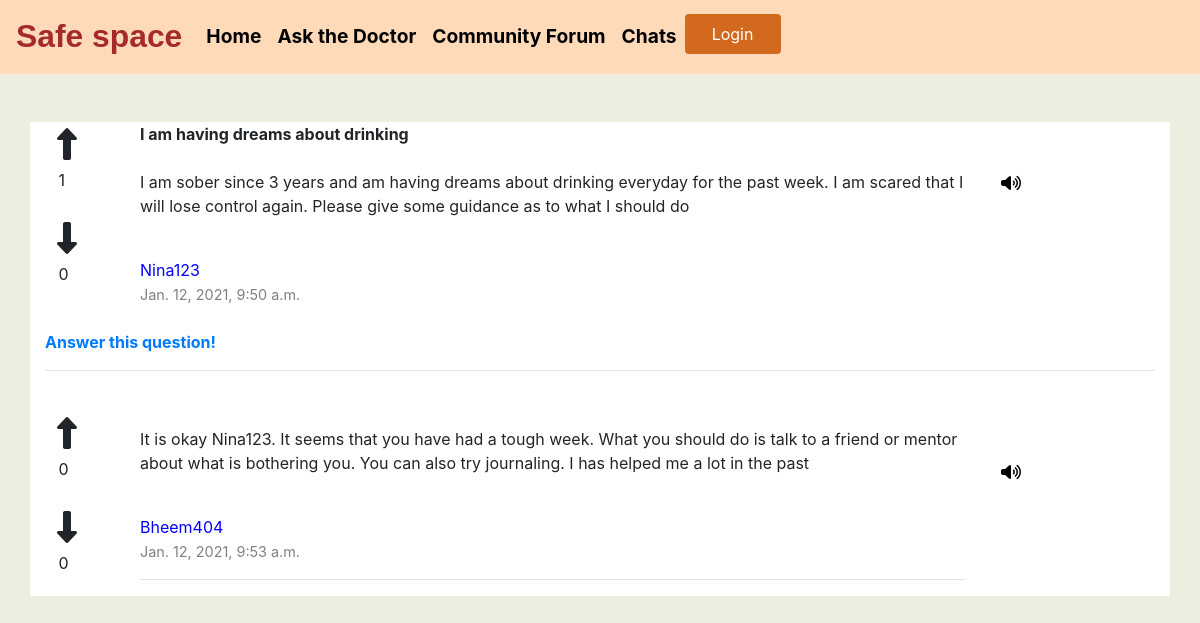
Screenshot of /community_forum/questions/2/ with the database file from the repository.
### community_forum/models.py (models this page shows, shortened)
class Questions(models.Model):
	class Meta:
		verbose_name_plural="Questions"
	id=models.AutoField(primary_key=True,unique=True)
	user=models.ForeignKey(Profile,on_delete=models.CASCADE,related_name='questions',blank=True,null=True)
	category=models.ForeignKey(Categories,on_delete=models.CASCADE,related_name='questions',blank=True,null=True)
	question_title=models.CharField(max_length=300,blank=True,null=True)
	question_detail=RichTextField(blank=True,null=True)
	up_votes=models.ManyToManyField(Profile,related_name='questions_up_votes')
	down_votes=models.ManyToManyField(Profile,related_name='questions_down_votes')
	date=models.DateTimeField(auto_now_add=True)
	def total_upvotes(self):
		return self.up_votes.count()
	def total_downvotes(self):
		return self.down_votes.count()

class Answers(models.Model):
	class Meta:
		verbose_name_plural="Answers"
	id=models.AutoField(primary_key=True,unique=True)
	user=models.ForeignKey(Profile,on_delete=models.CASCADE,related_name='answers',blank=True,null=True)
	category=models.ForeignKey(Categories,on_delete=models.CASCADE,related_name='answers',blank=True,null=True)
	question=models.ForeignKey(Questions,on_delete=models.CASCADE,related_name='answers',blank=True,null=True)
	answer=RichTextField(blank=True,null=True)
	up_votes=models.ManyToManyField(Profile,related_name='answers_up_votes')
	down_votes=models.ManyToManyField(Profile,related_name='answers_down_votes')
	date=models.DateTimeField(auto_now_add=True)
	def total_upvotes(self):
		return self.up_votes.count()
	def total_downvotes(self):
		return self.down_votes.count()

### accounts/models.py (models this page shows, shortened)
class Profile(models.Model):
    user = models.OneToOneField(CustomUser, on_delete=models.CASCADE,null=True)
    user_name=models.CharField(max_length=200,blank=True)
    first_name=models.CharField(max_length=100,blank=True)
    last_name=models.CharField(max_length=100,blank=True)
    email_id=models.EmailField(blank=True,null=True)
    reason = models.TextField(max_length=500, blank=True)
    location = models.CharField(max_length=30, blank=True)
    date_of_birth = models.DateField(null=True, blank=True)
    date_of_joining=models.DateTimeField(auto_now_add=True)
    superuser=models.BooleanField(default=True)
    objects=CustomUserManager()

### community_forum/views.py (the view)
# urls.py: path('questions/<int:pk>/',views.QuestionView.as_view(),name="question-detail"),
class QuestionView(View):
	def get(self,request,*args,**kwargs):
		question_id=kwargs['pk']
		question=get_object_or_404(Questions,id=question_id)
		answers=Answers.objects.filter(question=question_id)
		context={
			'question':question,
			'answers':answers,
		}
		return render(request,'community_forum/questions.html',context)

### community_forum/templates/community_forum/questions.html (shortened to what this page needs)
{% extends 'ask_the_doctor/base.html' %}
{% block content %}
<br><br>
<div class="container" style="background-color:white;">
	<div class="row">
		<div class="col-lg-1 col-md-1 col-sm-12 col-xs-12">
			<form action="{% url 'community_forum:up_vote' question.pk %}" method="POST">
				<button type="submit" name="question_id_up" value="{{question.id}}" class="btn"><i class="fas fa-long-arrow-alt-up up-votes"></i></button>
			</form>
			&nbsp;&nbsp;&nbsp;{{question.total_upvotes}}<br><br>
			<form action="{% url 'community_forum:down_vote' question.pk %}" method="POST">
				<button type="submit" name="question_id_down" value="{{question.id}}" class="btn"><i class="fas fa-long-arrow-alt-down down-votes"></i></button>
			</form>
			&nbsp;&nbsp;&nbsp;{{question.total_downvotes}}
		</div>
	    <div class="col-lg-9 col-md-9 col-sm-12 col-xs-12">
	    	<span style="font-weight: bolder;"><input type="text" id="titleText" hidden="True">{{question.question_title|safe}}</input></span><br><br>
	    	{{question.question_detail|safe}}<br>
	    	<span style="color: blue;">{{question.user.user_name}}</span><br>
	    	<span style="font-size: 0.9rem;color: grey;">{{question.date}}</span><br><br>
	    </div>
	   <div class="col-lg-2 col-md-2 col-sm-12 col-xs-12">
	   		<br><br><button type="button" id="play_button" onclick="speakQuestion()"><i class="fas fa-volume-up"></i></button>
	   </div>
	    <div class="container">
			<span style="font-weight: bold;"><a href="/community_forum/questions/{{question.id}}/answer/">Answer this question!</a></span>
		</div>
	    <br>
	</div>
	<hr>
	<br>
	<div class="row">
	    {% for answers in answers %}
	    <div class="col-lg-1 col-md-1 col-sm-12 col-xs-12">
			<form action="{% url 'community_forum:answer_up_vote' answers.pk question.pk %}" method="POST">
				<button type="submit" name="answer_id_up" value="{{answers.id}}" class="btn"><i class="fas fa-long-arrow-alt-up up-votes"></i></button>
			</form>
			&nbsp;&nbsp;&nbsp;{{answers.total_upvotes}}<br><br>
			<form action="{% url 'community_forum:answer_down_vote' answers.pk question.pk %}" method="POST">
				<button type="submit" name="answer_id_down" value="{{answers.id}}" class="btn"><i class="fas fa-long-arrow-alt-down down-votes"></i></button>
			</form>
			&nbsp;&nbsp;&nbsp;{{answers.total_downvotes}}
		</div>
	    <div class="col-lg-9 col-md-9 col-sm-12 col-xs-12 ">
	    	<p>{{answers.answer|safe}}</p><br>
	    	<span style="color: blue;">{{answers.user.user_name}}</span><br>
	    	<span style="font-size: 0.9rem;color: grey;">{{answers.date}}</span><br><hr>
	    </div>
	    <div class="col-lg-2 col-md-2 col-sm-12 col-xs-12">
	    	<br><br><button type="button" id="play_button" onclick="speakAnswer()"><i class="fas fa-volume-up"></i></button>
	    </div>
	    {% endfor %}
	</div>
</div>
<br>
{% endblock %}

### community_forum/templates/community_forum/questions.html (style rules this page uses)
body { background-color: #EEEEE0; }
.up-votes { font-size: 2rem; }
.down-votes { font-size: 2rem; }
.btn { background-color: none; border:none; }
#play_button { background-color: white; border:none; }

### rows the page displays
Questions: total_upvotes "1", total_downvotes "0", question_title "I am having dreams about drinking", question_detail "I am sober since 3 years and am having dreams about drinking everyday for the past week. I am scared that I will lose control again. Please give some guidance as to what I should do", user.user_name "Nina123", date "Jan. 12, 2021, 9:50 a.m."
Answers: total_upvotes "0", total_downvotes "0", answer "It is okay Nina123. It seems that you have had a tough week. What you should do is talk to a friend or mentor about what is bothering you. You can also try journaling. I has helped me a lot in the past", user.user_name "Bheem404", date "Jan. 12, 2021, 9:53 a.m."
